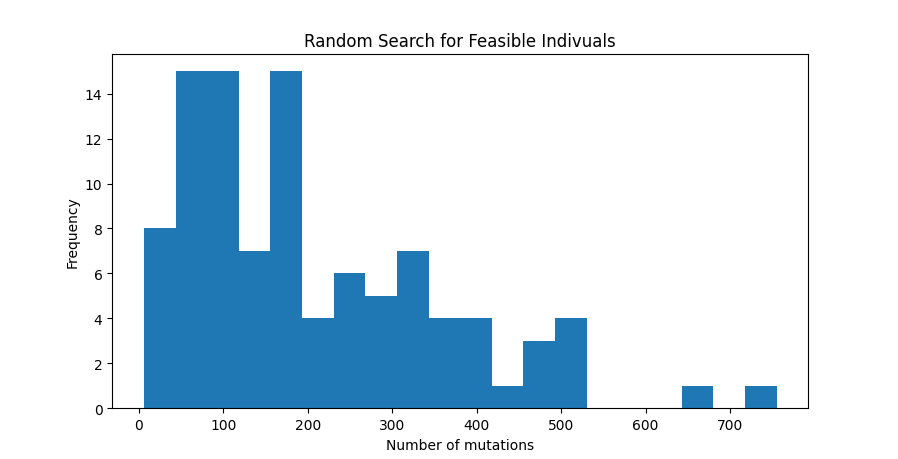

Here is the Python script that generated this plot:
from Evolution import * 
import matplotlib.pyplot as plt 
seeds = list(range(100))


suspects = Category("suspect", ["Ms. carlet", "Mrs. White", "Col. Mustard", "Prof. Plum"], False)
weapons = Category("weapon", ["Knife", "Rope", "Candle Stick", "Wrench"], False)
rooms = Category("room", ["Ball room", "Living Room", "Kitchen", "Study"], False)
time = Category("hour", ["1:00 PM", "2:00 PM", "3:00 PM", "4:00 PM"], True)

puzzle = Puzzle([suspects, weapons, rooms, time]) 


"""cycle_results = []

for seed in seeds: 
    cycles = 0 
    random.seed(seed)
    indivual = random_hint_set(puzzle)

    while not indivual.is_valid():
        indivual = indivual.mutate(0.5)
        cycles += 1 
    cycle_results.append(cycles)
    print(cycles)"""

cycle_results = [198, 60, 285, 58, 370, 157, 120, 91, 27, 291, 117, 95, 465, 83, 306, 269, 62, 185, 88, 101, 317, 99, 145, 55, 179, 58, 311, 6, 308, 121, 185, 149, 304, 79, 11, 265, 239, 512, 102, 392, 173, 129, 56, 171, 368, 90, 98, 648, 481, 173, 119, 159, 169, 161, 209, 70, 78, 525, 96, 234, 16, 423, 75, 398, 361, 90, 252, 231, 126, 28, 513, 55, 181, 106, 309, 184, 116, 86, 40, 457, 755, 236, 389, 527, 54, 332, 183, 185, 219, 58, 207, 80, 348, 280, 334, 49, 17, 170, 404, 14]


print(sum(cycle_results) / len(cycle_results))
plt.hist(cycle_results, bins = 20)
plt.title("Random Search for Feasible Indivuals")
plt.xlabel("Number of mutations")
plt.ylabel("Frequency")
plt.show()
